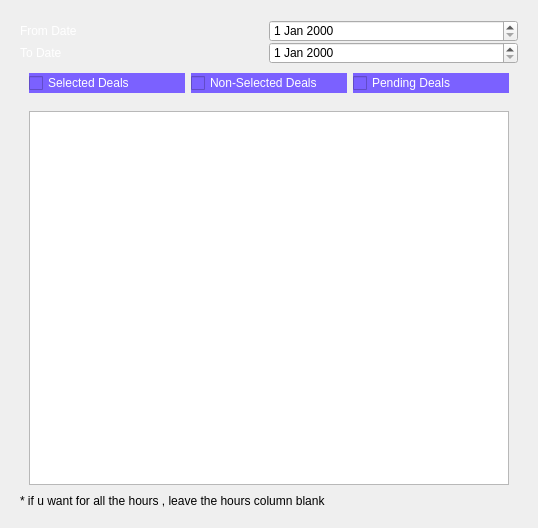
<?xml version="1.0" encoding="UTF-8"?>
<ui version="4.0">
 <class>QWidget</class>
 <widget class="QWidget" name="QWidget">
  <property name="geometry">
   <rect>
    <x>0</x>
    <y>0</y>
    <width>538</width>
    <height>528</height>
   </rect>
  </property>
  <property name="windowTitle">
   <string>Form</string>
  </property>
  <property name="styleSheet">
   <string notr="true">#fr4,#fr10,#fr5,#fr6,#fr7,#frame_9{border:0px}</string>
  </property>
  <layout class="QVBoxLayout" name="verticalLayout_2">
   <item>
    <widget class="QFrame" name="fr4">
     <property name="styleSheet">
      <string notr="true">#lbl3,#lbl4,#lbl2{
color: rgb(255,255,255)
}
</string>
     </property>
     <property name="frameShape">
      <enum>QFrame::StyledPanel</enum>
     </property>
     <property name="frameShadow">
      <enum>QFrame::Raised</enum>
     </property>
     <layout class="QVBoxLayout" name="verticalLayout_5">
      <property name="spacing">
       <number>0</number>
      </property>
      <item>
       <widget class="QFrame" name="fr5">
        <property name="frameShape">
         <enum>QFrame::StyledPanel</enum>
        </property>
        <property name="frameShadow">
         <enum>QFrame::Raised</enum>
        </property>
        <layout class="QHBoxLayout" name="horizontalLayout_9">
         <property name="spacing">
          <number>0</number>
         </property>
         <property name="leftMargin">
          <number>0</number>
         </property>
         <property name="topMargin">
          <number>0</number>
         </property>
         <property name="rightMargin">
          <number>0</number>
         </property>
         <property name="bottomMargin">
          <number>0</number>
         </property>
         <item>
          <widget class="QLabel" name="lbl2">
           <property name="text">
            <string>From Date</string>
           </property>
          </widget>
         </item>
         <item>
          <widget class="QDateEdit" name="FromDate"/>
         </item>
        </layout>
       </widget>
      </item>
      <item>
       <widget class="QFrame" name="fr6">
        <property name="frameShape">
         <enum>QFrame::StyledPanel</enum>
        </property>
        <property name="frameShadow">
         <enum>QFrame::Raised</enum>
        </property>
        <layout class="QHBoxLayout" name="horizontalLayout_10">
         <property name="spacing">
          <number>0</number>
         </property>
         <property name="leftMargin">
          <number>0</number>
         </property>
         <property name="topMargin">
          <number>0</number>
         </property>
         <property name="rightMargin">
          <number>0</number>
         </property>
         <property name="bottomMargin">
          <number>0</number>
         </property>
         <item>
          <widget class="QLabel" name="lbl4">
           <property name="text">
            <string>To Date</string>
           </property>
          </widget>
         </item>
         <item>
          <widget class="QDateEdit" name="ToDate"/>
         </item>
        </layout>
       </widget>
      </item>
      <item>
       <widget class="QFrame" name="fr7">
        <property name="frameShape">
         <enum>QFrame::StyledPanel</enum>
        </property>
        <property name="frameShadow">
         <enum>QFrame::Raised</enum>
        </property>
        <layout class="QHBoxLayout" name="horizontalLayout_11">
         <property name="spacing">
          <number>0</number>
         </property>
         <property name="leftMargin">
          <number>0</number>
         </property>
         <property name="topMargin">
          <number>0</number>
         </property>
         <property name="rightMargin">
          <number>0</number>
         </property>
         <property name="bottomMargin">
          <number>0</number>
         </property>
        </layout>
       </widget>
      </item>
      <item>
       <widget class="QFrame" name="frame_9">
        <property name="styleSheet">
         <string notr="true">#NonSelectedButton,#SelectedButton,#PendingButton{
background-color: rgb(123,97,255)

}
#NonSelectedButton,#SelectedButton,#PendingButton{
color: rgb(255,255,255)

}

</string>
        </property>
        <property name="frameShape">
         <enum>QFrame::StyledPanel</enum>
        </property>
        <property name="frameShadow">
         <enum>QFrame::Raised</enum>
        </property>
        <layout class="QHBoxLayout" name="horizontalLayout_13">
         <item>
          <widget class="QCheckBox" name="SelectedButton">
           <property name="text">
            <string>Selected Deals</string>
           </property>
          </widget>
         </item>
         <item>
          <widget class="QCheckBox" name="NonSelectedButton">
           <property name="text">
            <string>Non-Selected Deals</string>
           </property>
          </widget>
         </item>
         <item>
          <widget class="QCheckBox" name="PendingButton">
           <property name="styleSheet">
            <string notr="true"/>
           </property>
           <property name="text">
            <string>Pending Deals</string>
           </property>
          </widget>
         </item>
        </layout>
       </widget>
      </item>
      <item>
       <widget class="QFrame" name="fr10">
        <property name="frameShape">
         <enum>QFrame::StyledPanel</enum>
        </property>
        <property name="frameShadow">
         <enum>QFrame::Raised</enum>
        </property>
        <layout class="QVBoxLayout" name="verticalLayout">
         <item>
          <widget class="QTableWidget" name="table">
           <property name="styleSheet">
            <string notr="true">#table{
color: rgb(0,0,0)
}</string>
           </property>
          </widget>
         </item>
        </layout>
       </widget>
      </item>
      <item>
       <widget class="QLabel" name="lbl5">
        <property name="text">
         <string>* if u want for all the hours , leave the hours column blank</string>
        </property>
       </widget>
      </item>
     </layout>
    </widget>
   </item>
  </layout>
 </widget>
 <resources/>
 <connections/>
</ui>
